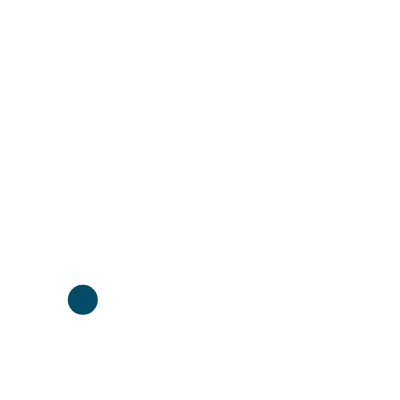
Frame 1 (no input)
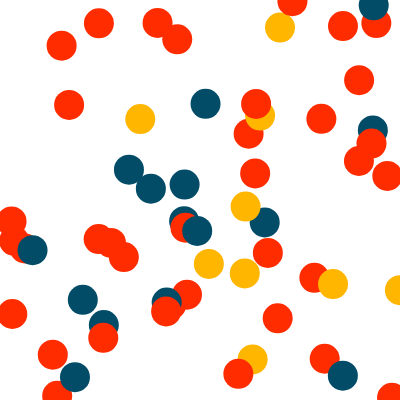
Frame 60 (no input)
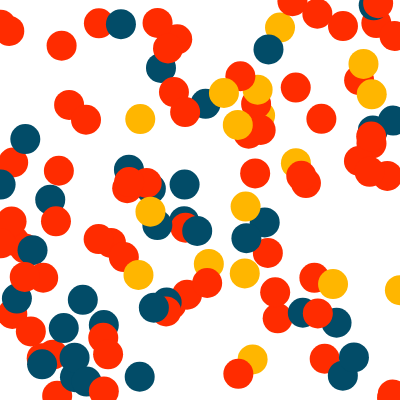
Frame 120 (the mouse pressed at the canvas centre since frame 60)

The p5.js sketch that drew these frames (run headless with seeded random() and noise() and a simulated clock; from frame 60 on, the mouse is pressed at the canvas centre):

// p5.js sketch
// ── sketch.js
///* // Branching waarschijnlijkheid.

function setup() {
    createCanvas(400, 400);
    background(255);
    noStroke();
}

function draw() {
    let red_prob = 0.6; // 60% kans op rood
    let orange_prob = 0.1; // 10% kans op groen
    let blue_prob = 0.3; // 30% kans op blauw
    let num = random(1); // kies een random nummer tussen 0 en 1.

    if (num < red_prob) {
        fill(255, 44, 0);
    } else if (num < orange_prob + red_prob) {
        fill(255, 182, 0);
    } else {
        fill(2, 76, 104);
    }

    ellipse(random(width), random(height), 30, 30);
}

//*/
